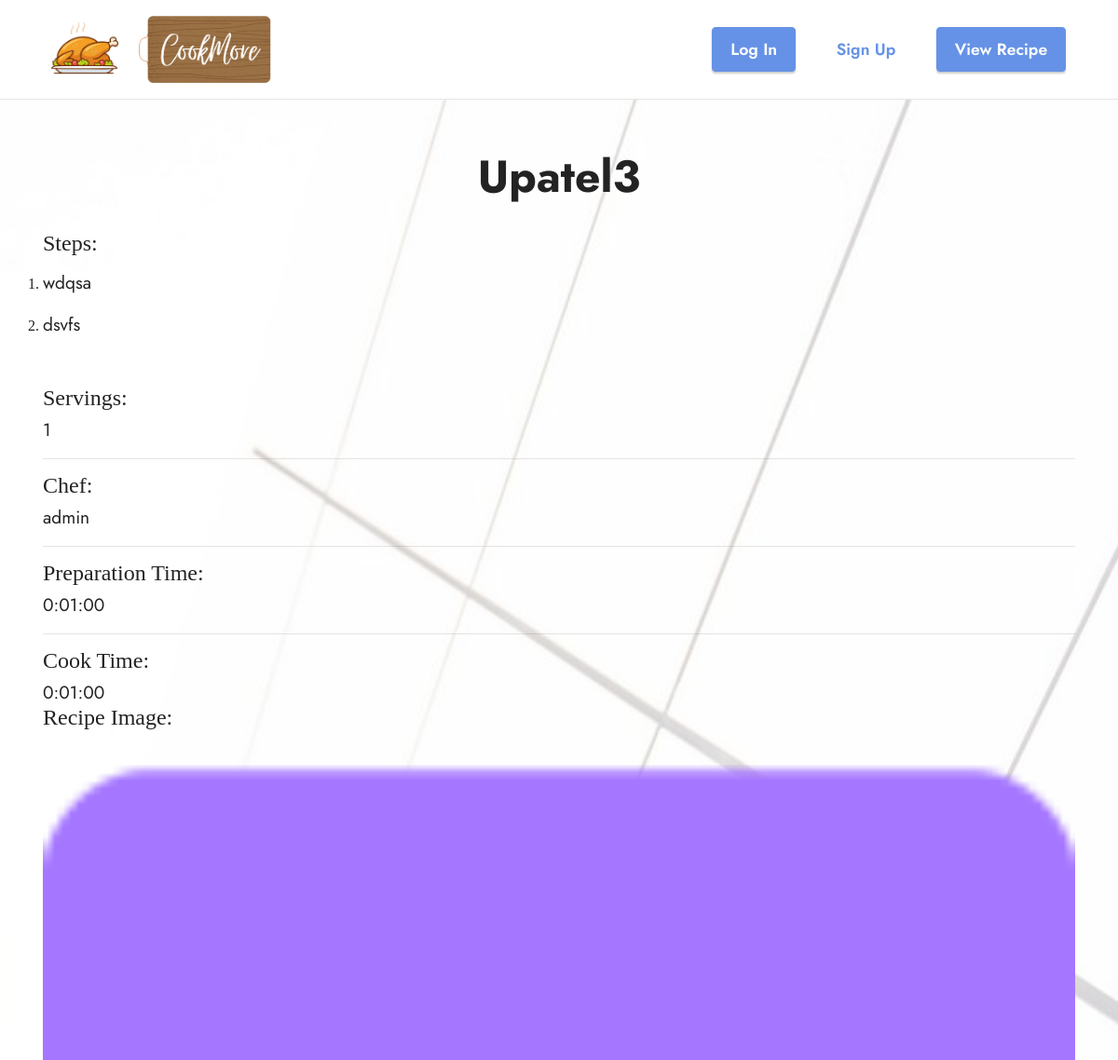
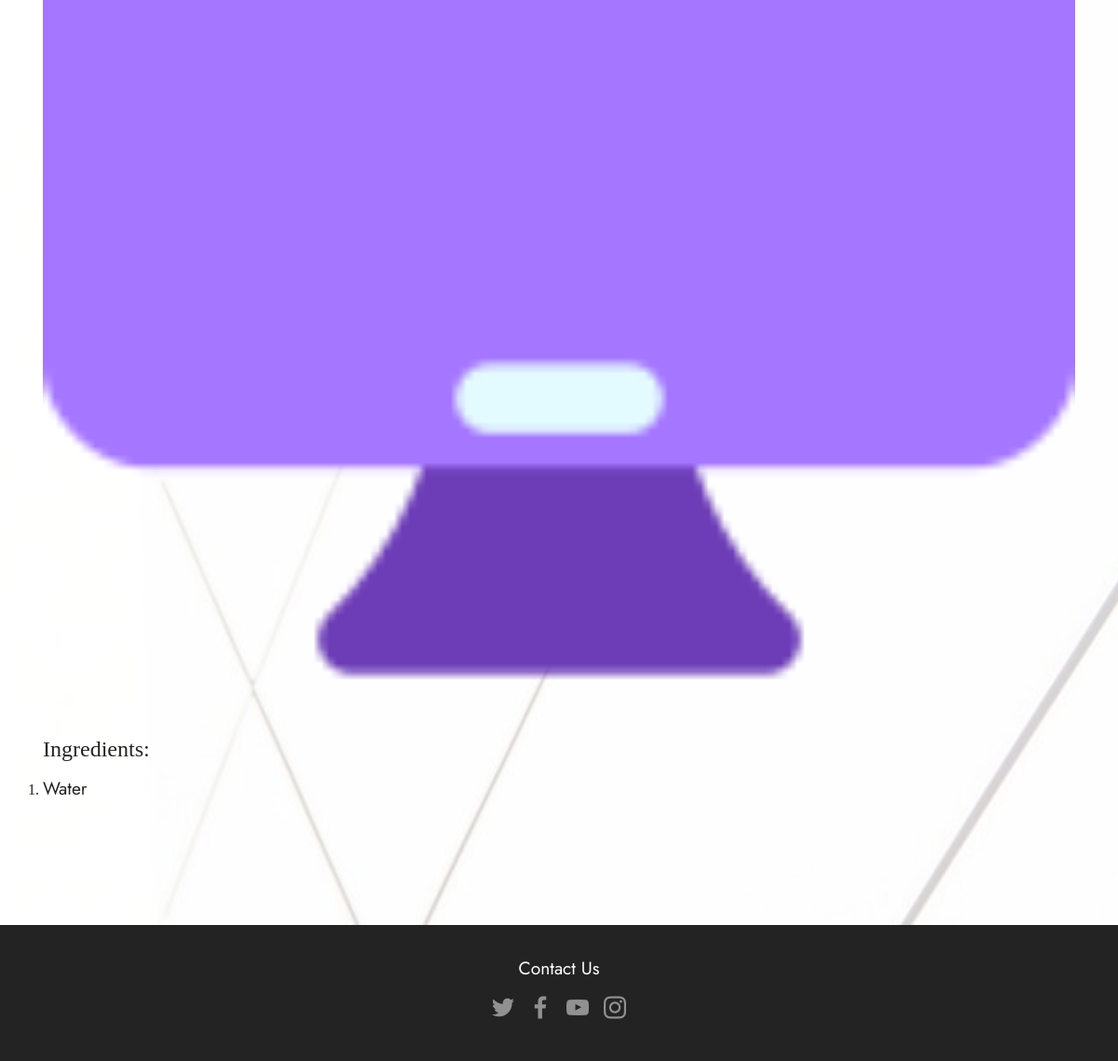
/recipe/24, run on the app's committed database (2 pictures, top to bottom).
### recipe/models.py (models this page shows)
class Recipe(models.Model):
    recipe_name = models.CharField(max_length=255)
    recipe_steps = models.CharField(max_length=255)
    recipe_prep_time = models.DurationField()
    recipe_cook_time = models.DurationField()
    recipe_servings = models.IntegerField()
    recipe_image = models.FileField(upload_to='images')
    recipe_ingredient = models.ManyToManyField('Ingredient')
    recipe_favourites = models.ManyToManyField(settings.AUTH_USER_MODEL, blank=True)
    recipe_chef = models.ForeignKey(settings.AUTH_USER_MODEL, on_delete=models.CASCADE, related_name='creater')
    def __str__(self):
        return self.recipe_name

class Ingredient(models.Model):
    ingredient_name = models.CharField(max_length=255)
    def __str__(self):
        return self.ingredient_name

### recipe/views.py (the view)
# urls.py: path('recipe/<int:recipe_id>', views.recipe_details, name='recipe-details')
def recipe_details(request, recipe_id):
    recipe = Recipe.objects.get(id=recipe_id)
    steps=str(recipe.recipe_steps[2:-2]).split('\\r\\n')
    recipe.recipe_steps = steps
    ingredients = recipe.recipe_ingredient.all()
    context = { 'recipe' : recipe, 'ingredients' : ingredients }
    return render(request, "recipe/recipe_details.html", context=context)

### recipe/templates/recipe/recipe_details.html (shortened to what this page needs)
{% load static %}
{% include 'header.html' %}
<section class=" cid-sot7C68He7" id="form7-w">
    <div class="container">
        <div class="mbr-section-head">
            <h3 class="mbr-section-title mbr-fonts-style align-center mb-0 display-2">
                <strong>{{recipe}}</strong></h3>
        </div>
        <div class="row justify-content-center mt-4">
            <ol class="col">
                <h4>Steps:</h4>
                {% for step in recipe.recipe_steps %}
                <li class="my-3">
                    <p class="mbr-section-title mbr-fonts-style mb-0 display-7">{{step}}</p>
                </li>
                {% endfor %}
            </ol>
        </div>
        <h4>Servings:</h4>
        <p class="mbr-section-title mbr-fonts-style mb-0 display-7">{{recipe.recipe_servings}}</p>
        <hr>
        <h4>Chef:</h4>
        <p class="mbr-section-title mbr-fonts-style mb-0 display-7">{{recipe.recipe_chef}}</p>
        <hr>
        <h4>Preparation Time:</h4>
        <p class="mbr-section-title mbr-fonts-style mb-0 display-7">{{recipe.recipe_prep_time}}</p>
        <hr>
        <h4>Cook Time:</h4>
        <p class="mbr-section-title mbr-fonts-style mb-0 display-7">{{recipe.recipe_cook_time}}</p>
        <h4>Recipe Image:</h4>
        <img src="{{MEDIA_URL}}/{{recipe.recipe_image}}" alt="{{recipe.recipe_image}}">
        <div class="row justify-content-center mt-4">
            <ol class="col">
                <h4>Ingredients:</h4>
                {% for ing in ingredients %}
                <li class="my-3">
                    <p class="mbr-section-title mbr-fonts-style mb-0 display-7">{{ing}}</p>
                </li>
                {% endfor %}
            </ol>
        </div>
    </div>
</section>
{% include 'footer.html' %}

### recipe/static/assets/theme/css/style.css (style rules this page uses)
section { background-color: #ffffff; }
body { font-style: normal; line-height: 1.5; font-weight: 400; color: #232323; position: relative; }
section, .container, .container-fluid { position: relative; word-wrap: break-word; }
.mbr-section-title { font-style: normal; line-height: 1.3; }
h1, h2, h3, h4, h5, h6, .display-1, .display-2, .display-4, .display-5, .display-7, p, a { line-height: 1; word-break: break-word; word-wrap: break-word; font-weight: 400; }
b, strong { font-weight: bold; }
section { background-position: 50% 50%; background-repeat: no-repeat; background-size: cover; }
.align-center { text-align: center; }
img, iframe { display: block; width: 100%; }
.row { display: -webkit-flex; -webkit-flex-wrap: wrap; }
.justify-content-center { -webkit-justify-content: center; }
html, body { height: auto; min-height: 100vh; }
ul, ol, pre, blockquote { margin-bottom: 2.3125rem; }
.mt-4 { margin-top: 2rem !important; }
@media (min-width: 992px) { .container { padding-left: 16px; padding-right: 16px; } }
@media (min-width: 992px) { .row { margin-left: -16px; margin-right: -16px; } }
@media (min-width: 992px) { .row > [class*="col"] { padding-left: 16px; padding-right: 16px; } }

### recipe/static/assets/mobirise/css/mbr-additional.css (style rules this page uses)
body { font-family: IBM Plex Sans; }
.display-2 { font-family: 'Jost', sans-serif; font-size: 3rem; line-height: 1.1; }
.display-7 { font-family: 'Jost', sans-serif; font-size: 1.2rem; line-height: 1.5; }
body { overflow-x: hidden; }
.cid-sot7C68He7 { padding-top: 5rem; padding-bottom: 5rem; background-image: url("../../../assets/images/background1.jpg"); }

### data on the page
Recipe: recipe_name "Upatel3", recipe_servings "1", recipe_chef "admin", recipe_prep_time "0:01:00", recipe_cook_time "0:01:00", recipe_image (picture)
Ingredient: ingredient_name "Water"

### other printed values
{{ step }} "wdqsa" "dsvfs"
